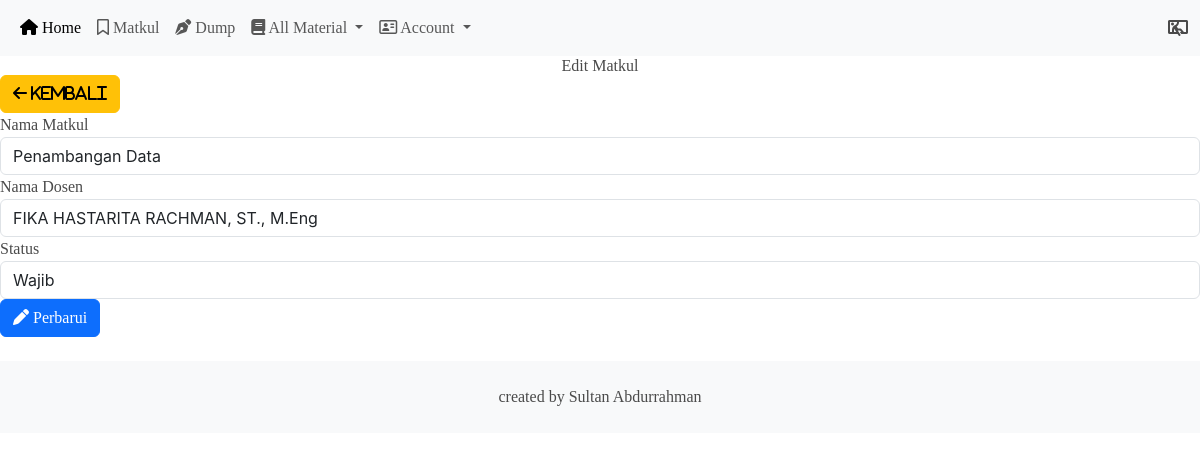
The page /dashboard/user/editMatkul.php?id=13 (signed in) on the database its author committed.
### tables this page shows
CREATE TABLE IF NOT EXISTS `matkul` (
  `id` int(11) NOT NULL AUTO_INCREMENT,
  `nama_matkul` varchar(255) DEFAULT NULL,
  `status` enum('wajib','pilihan') DEFAULT NULL,
  `id_user` int(11) DEFAULT NULL,
  `dosen` varchar(255) DEFAULT NULL,
  PRIMARY KEY (`id`),
  KEY `matkul_ibfk_1` (`id_user`)
);

### dashboard/user/editMatkul.php (the view, shortened to what this page needs)
<?php
include '../../config/koneksi.php';
$id = $_GET['id'];
$query = "SELECT * FROM matkul WHERE id = $id";
$result = mysqli_query($conn, $query);
$user = mysqli_fetch_assoc($result);
include '../../layout/header.php';
?>
<main>
    <h2 class="text-center">Edit Matkul</h2>
    <a href="matkul.php" class="btn btn-warning"><i class="bi bi-arrow-left fa fa-arrow-left"> Kembali</i></a>
    <form method="POST">
        <div class="form-group">
            <label for="nama_matkul">Nama Matkul</label>
            <input type="text" class="form-control" id="nama_matkul" name="nama_matkul" value="<?php echo $user['nama_matkul']; ?>" required>
        </div>
        <div class="form-group">
            <label for="dosen">Nama Dosen</label>
            <input type="text" class="form-control" id="dosen" name="dosen" value="<?php echo $user['dosen']; ?>" required>
        </div>
        <div class="form-group">
            <label for="username">Status</label>
            <select name="status" id="status" class="form-control">
              <option value="wajib" <?php if ($user['status'] === 'wajib') echo 'selected'; ?>>Wajib</option>
            </select>
        </div>
        <button type="submit" onclick="save(event)" class="btn btn-primary"><i class="fa-solid fa-pen"></i> Perbarui</button>
    </form>
</main>
<?php include '../../layout/footer.php'; ?>

### layout/header.php (style rules this page uses)
body { font-family: 'Playfair Display', serif; font-weight: 400; }

### rows shown on the page
matkul: nama_matkul "Penambangan Data", dosen "FIKA HASTARITA RACHMAN, ST., M.Eng", status "Wajib"
